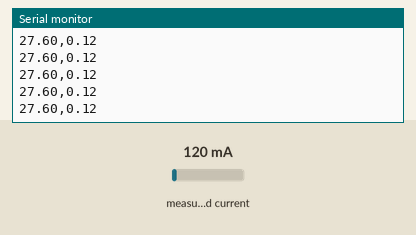
This sketch was run on a simulated Arduino Uno, built with avr-gcc and run on an emulated ATmega328P. On the bench: the last lines printed to the serial monitor. Inputs (shaded band) come from the test bench; at power-on: measured current 120 mA.

Above: at 1.2 s.
1.3 s: measured current set to 40 mA
At 1.58 s:
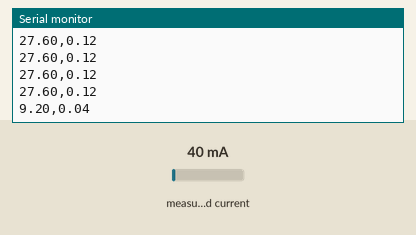
4.3 s: measured current set to 500 mA
At 4.44 s:
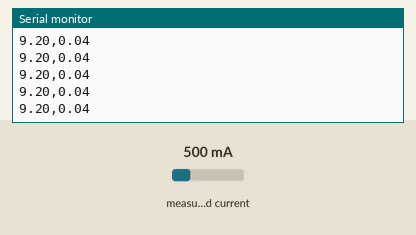
Timing chart, 0 to 7.3 s (numbered marks = the images above; inputs shaded):
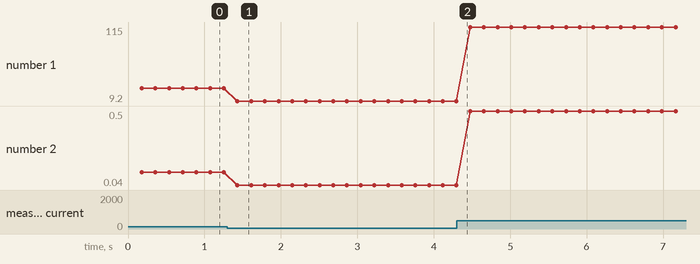

The sketch:

AC_current_sense.ino
```cpp
#include "EmonLib.h"


//set up AC current sensor
EnergyMonitor emon1;
const int ACCurrentAnalogPin = 2;
const int ACSensorCalibration = 30; // Current want to read when 1V produced
const int ACVoltage = 230.0; //rms voltage of thing sensing
double Irms;

void setup()
{
  Serial.begin(9600);

  emon1.current(ACCurrentAnalogPin, ACSensorCalibration);
}

void loop()
{
  Irms = emon1.calcIrms(1480);  // Calculate Irms only
  Serial.print(Irms*(float)ACVoltage);           // Apparent power
  Serial.print(",");
  Serial.println(Irms);             // Irms
}
```

Measured:
- after the input at 1.3 s, the serial monitor: prints a new line after 0.13 s (image 1)
- plotted number 1: 27.6 → 9.2 after the input at 1.3 s, 9.2 → 115 after the input at 4.3 s
- plotted number 2: 0.12 → 0.04 after the input at 1.3 s, 0.04 → 0.5 after the input at 4.3 s
